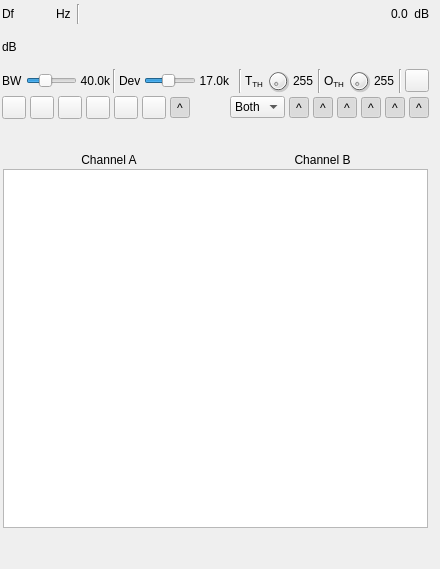
<?xml version="1.0" encoding="UTF-8"?>
<ui version="4.0">
 <class>APTDemodGUI</class>
 <widget class="RollupWidget" name="APTDemodGUI">
  <property name="geometry">
   <rect>
    <x>0</x>
    <y>0</y>
    <width>440</width>
    <height>569</height>
   </rect>
  </property>
  <property name="sizePolicy">
   <sizepolicy hsizetype="Expanding" vsizetype="Expanding">
    <horstretch>0</horstretch>
    <verstretch>0</verstretch>
   </sizepolicy>
  </property>
  <property name="minimumSize">
   <size>
    <width>440</width>
    <height>0</height>
   </size>
  </property>
  <property name="font">
   <font>
    <pointsize>9</pointsize>
   </font>
  </property>
  <property name="focusPolicy">
   <enum>Qt::StrongFocus</enum>
  </property>
  <property name="windowTitle">
   <string>APT Demodulator</string>
  </property>
  <widget class="QWidget" name="settingsContainer" native="true">
   <property name="geometry">
    <rect>
     <x>0</x>
     <y>0</y>
     <width>431</width>
     <height>121</height>
    </rect>
   </property>
   <property name="minimumSize">
    <size>
     <width>350</width>
     <height>0</height>
    </size>
   </property>
   <property name="windowTitle">
    <string>Settings</string>
   </property>
   <layout class="QVBoxLayout" name="verticalLayout">
    <property name="spacing">
     <number>3</number>
    </property>
    <property name="leftMargin">
     <number>2</number>
    </property>
    <property name="topMargin">
     <number>2</number>
    </property>
    <property name="rightMargin">
     <number>2</number>
    </property>
    <property name="bottomMargin">
     <number>2</number>
    </property>
    <item>
     <layout class="QHBoxLayout" name="powLayout">
      <property name="topMargin">
       <number>2</number>
      </property>
      <item>
       <widget class="QLabel" name="deltaFrequencyLabel">
        <property name="minimumSize">
         <size>
          <width>16</width>
          <height>0</height>
         </size>
        </property>
        <property name="text">
         <string>Df</string>
        </property>
       </widget>
      </item>
      <item>
       <widget class="ValueDialZ" name="deltaFrequency" native="true">
        <property name="sizePolicy">
         <sizepolicy hsizetype="Maximum" vsizetype="Maximum">
          <horstretch>0</horstretch>
          <verstretch>0</verstretch>
         </sizepolicy>
        </property>
        <property name="minimumSize">
         <size>
          <width>32</width>
          <height>16</height>
         </size>
        </property>
        <property name="font">
         <font>
          <pointsize>12</pointsize>
         </font>
        </property>
        <property name="cursor">
         <cursorShape>PointingHandCursor</cursorShape>
        </property>
        <property name="focusPolicy">
         <enum>Qt::StrongFocus</enum>
        </property>
        <property name="toolTip">
         <string>Demod shift frequency from center in Hz</string>
        </property>
       </widget>
      </item>
      <item>
       <widget class="QLabel" name="deltaUnits">
        <property name="text">
         <string>Hz </string>
        </property>
       </widget>
      </item>
      <item>
       <widget class="Line" name="line">
        <property name="orientation">
         <enum>Qt::Vertical</enum>
        </property>
       </widget>
      </item>
      <item>
       <spacer name="horizontalSpacer">
        <property name="orientation">
         <enum>Qt::Horizontal</enum>
        </property>
        <property name="sizeHint" stdset="0">
         <size>
          <width>40</width>
          <height>20</height>
         </size>
        </property>
       </spacer>
      </item>
      <item>
       <layout class="QHBoxLayout" name="channelPowerLayout">
        <item>
         <widget class="QLabel" name="channelPower">
          <property name="toolTip">
           <string>Channel power</string>
          </property>
          <property name="layoutDirection">
           <enum>Qt::RightToLeft</enum>
          </property>
          <property name="text">
           <string>0.0</string>
          </property>
         </widget>
        </item>
        <item>
         <widget class="QLabel" name="channelPowerUnits">
          <property name="text">
           <string> dB</string>
          </property>
         </widget>
        </item>
       </layout>
      </item>
     </layout>
    </item>
    <item>
     <layout class="QHBoxLayout" name="levelLayout">
      <item>
       <widget class="QLabel" name="channelPowerMeterUnits">
        <property name="text">
         <string>dB</string>
        </property>
       </widget>
      </item>
      <item>
       <widget class="LevelMeterSignalDB" name="channelPowerMeter" native="true">
        <property name="sizePolicy">
         <sizepolicy hsizetype="Expanding" vsizetype="MinimumExpanding">
          <horstretch>0</horstretch>
          <verstretch>0</verstretch>
         </sizepolicy>
        </property>
        <property name="minimumSize">
         <size>
          <width>0</width>
          <height>24</height>
         </size>
        </property>
        <property name="font">
         <font>
          <pointsize>8</pointsize>
         </font>
        </property>
        <property name="toolTip">
         <string>Level meter (dB) top trace: average, bottom trace: instantaneous peak, tip: peak hold</string>
        </property>
       </widget>
      </item>
     </layout>
    </item>
    <item>
     <layout class="QHBoxLayout" name="sliderLayout">
      <item>
       <widget class="QLabel" name="rfBWLabel">
        <property name="text">
         <string>BW</string>
        </property>
       </widget>
      </item>
      <item>
       <widget class="QSlider" name="rfBW">
        <property name="sizePolicy">
         <sizepolicy hsizetype="Expanding" vsizetype="Minimum">
          <horstretch>0</horstretch>
          <verstretch>0</verstretch>
         </sizepolicy>
        </property>
        <property name="minimumSize">
         <size>
          <width>0</width>
          <height>0</height>
         </size>
        </property>
        <property name="toolTip">
         <string>RF bandwidth</string>
        </property>
        <property name="minimum">
         <number>300</number>
        </property>
        <property name="maximum">
         <number>600</number>
        </property>
        <property name="pageStep">
         <number>1</number>
        </property>
        <property name="value">
         <number>400</number>
        </property>
        <property name="orientation">
         <enum>Qt::Horizontal</enum>
        </property>
       </widget>
      </item>
      <item>
       <widget class="QLabel" name="rfBWText">
        <property name="minimumSize">
         <size>
          <width>30</width>
          <height>0</height>
         </size>
        </property>
        <property name="text">
         <string>40.0k</string>
        </property>
        <property name="alignment">
         <set>Qt::AlignRight|Qt::AlignTrailing|Qt::AlignVCenter</set>
        </property>
       </widget>
      </item>
      <item>
       <widget class="Line" name="line_4">
        <property name="orientation">
         <enum>Qt::Vertical</enum>
        </property>
       </widget>
      </item>
      <item>
       <widget class="QLabel" name="fmDevLabel">
        <property name="text">
         <string>Dev</string>
        </property>
       </widget>
      </item>
      <item>
       <widget class="QSlider" name="fmDev">
        <property name="sizePolicy">
         <sizepolicy hsizetype="Expanding" vsizetype="Minimum">
          <horstretch>0</horstretch>
          <verstretch>0</verstretch>
         </sizepolicy>
        </property>
        <property name="minimumSize">
         <size>
          <width>0</width>
          <height>0</height>
         </size>
        </property>
        <property name="toolTip">
         <string>Frequency deviation</string>
        </property>
        <property name="minimum">
         <number>100</number>
        </property>
        <property name="maximum">
         <number>250</number>
        </property>
        <property name="pageStep">
         <number>1</number>
        </property>
        <property name="value">
         <number>170</number>
        </property>
        <property name="orientation">
         <enum>Qt::Horizontal</enum>
        </property>
       </widget>
      </item>
      <item>
       <widget class="QLabel" name="fmDevText">
        <property name="minimumSize">
         <size>
          <width>30</width>
          <height>0</height>
         </size>
        </property>
        <property name="text">
         <string>17.0k</string>
        </property>
        <property name="alignment">
         <set>Qt::AlignRight|Qt::AlignTrailing|Qt::AlignVCenter</set>
        </property>
       </widget>
      </item>
      <item>
       <spacer name="horizontalSpacer_2">
        <property name="orientation">
         <enum>Qt::Horizontal</enum>
        </property>
        <property name="sizeHint" stdset="0">
         <size>
          <width>40</width>
          <height>20</height>
         </size>
        </property>
       </spacer>
      </item>
      <item>
       <widget class="Line" name="line_5">
        <property name="orientation">
         <enum>Qt::Vertical</enum>
        </property>
       </widget>
      </item>
      <item>
       <widget class="QLabel" name="transparencyThresholdLabel">
        <property name="text">
         <string>T&lt;sub&gt;TH&lt;/sub&gt;</string>
        </property>
       </widget>
      </item>
      <item>
       <widget class="QDial" name="transparencyThreshold">
        <property name="maximumSize">
         <size>
          <width>24</width>
          <height>24</height>
         </size>
        </property>
        <property name="toolTip">
         <string>Transparency threshold for image on map</string>
        </property>
        <property name="maximum">
         <number>255</number>
        </property>
        <property name="pageStep">
         <number>10</number>
        </property>
       </widget>
      </item>
      <item>
       <widget class="QLabel" name="transparencyThresholdText">
        <property name="minimumSize">
         <size>
          <width>22</width>
          <height>0</height>
         </size>
        </property>
        <property name="text">
         <string>255</string>
        </property>
       </widget>
      </item>
      <item>
       <widget class="Line" name="line_3">
        <property name="orientation">
         <enum>Qt::Vertical</enum>
        </property>
       </widget>
      </item>
      <item>
       <widget class="QLabel" name="opacityThresholdLabel">
        <property name="text">
         <string>O&lt;sub&gt;TH&lt;/sub&gt;</string>
        </property>
       </widget>
      </item>
      <item>
       <widget class="QDial" name="opacityThreshold">
        <property name="maximumSize">
         <size>
          <width>24</width>
          <height>24</height>
         </size>
        </property>
        <property name="toolTip">
         <string>Opacity threshold for image on map</string>
        </property>
        <property name="maximum">
         <number>255</number>
        </property>
        <property name="pageStep">
         <number>10</number>
        </property>
       </widget>
      </item>
      <item>
       <widget class="QLabel" name="opacityThresholdText">
        <property name="minimumSize">
         <size>
          <width>22</width>
          <height>0</height>
         </size>
        </property>
        <property name="text">
         <string>255</string>
        </property>
       </widget>
      </item>
      <item>
       <widget class="Line" name="line_2">
        <property name="orientation">
         <enum>Qt::Vertical</enum>
        </property>
       </widget>
      </item>
      <item>
       <widget class="QToolButton" name="deleteImageFromMap">
        <property name="toolTip">
         <string>Delete images from map</string>
        </property>
        <property name="text">
         <string/>
        </property>
        <property name="icon">
         <iconset resource="../../../sdrgui/resources/res.qrc">
          <normaloff>:/bin.png</normaloff>:/bin.png</iconset>
        </property>
       </widget>
      </item>
     </layout>
    </item>
    <item>
     <layout class="QHBoxLayout" name="buttonLayout">
      <property name="spacing">
       <number>4</number>
      </property>
      <item>
       <widget class="ButtonSwitch" name="startStop">
        <property name="toolTip">
         <string>Start/stop decoding</string>
        </property>
        <property name="text">
         <string/>
        </property>
        <property name="icon">
         <iconset resource="../../../sdrgui/resources/res.qrc">
          <normaloff>:/play.png</normaloff>
          <normalon>:/stop.png</normalon>:/play.png</iconset>
        </property>
       </widget>
      </item>
      <item>
       <widget class="QToolButton" name="showSettings">
        <property name="toolTip">
         <string>Show settings dialog</string>
        </property>
        <property name="text">
         <string/>
        </property>
        <property name="icon">
         <iconset resource="../../../sdrgui/resources/res.qrc">
          <normaloff>:/listing.png</normaloff>:/listing.png</iconset>
        </property>
       </widget>
      </item>
      <item>
       <widget class="QToolButton" name="resetDecoder">
        <property name="toolTip">
         <string>Reset decoder (clears current image)</string>
        </property>
        <property name="text">
         <string/>
        </property>
        <property name="icon">
         <iconset resource="../../../sdrgui/resources/res.qrc">
          <normaloff>:/bin.png</normaloff>:/bin.png</iconset>
        </property>
       </widget>
      </item>
      <item>
       <widget class="QToolButton" name="saveImage">
        <property name="toolTip">
         <string>Save image to disk</string>
        </property>
        <property name="text">
         <string/>
        </property>
        <property name="icon">
         <iconset resource="../../../sdrgui/resources/res.qrc">
          <normaloff>:/save.png</normaloff>:/save.png</iconset>
        </property>
       </widget>
      </item>
      <item>
       <widget class="QToolButton" name="zoomIn">
        <property name="toolTip">
         <string>Zoom in to image</string>
        </property>
        <property name="text">
         <string/>
        </property>
        <property name="icon">
         <iconset resource="../../../sdrgui/resources/res.qrc">
          <normaloff>:/zoomin.png</normaloff>:/zoomin.png</iconset>
        </property>
       </widget>
      </item>
      <item>
       <widget class="QToolButton" name="zoomOut">
        <property name="toolTip">
         <string>Zoom out from image</string>
        </property>
        <property name="text">
         <string/>
        </property>
        <property name="icon">
         <iconset resource="../../../sdrgui/resources/res.qrc">
          <normaloff>:/zoomout.png</normaloff>:/zoomout.png</iconset>
        </property>
       </widget>
      </item>
      <item>
       <widget class="ButtonSwitch" name="zoomAll">
        <property name="toolTip">
         <string>Zoom image to fit window</string>
        </property>
        <property name="text">
         <string>^</string>
        </property>
        <property name="icon">
         <iconset resource="../../../sdrgui/resources/res.qrc">
          <normaloff>:/zoomall.png</normaloff>:/zoomall.png</iconset>
        </property>
        <property name="checkable">
         <bool>true</bool>
        </property>
        <property name="checked">
         <bool>true</bool>
        </property>
       </widget>
      </item>
      <item>
       <spacer name="horizontalSpacer_3">
        <property name="orientation">
         <enum>Qt::Horizontal</enum>
        </property>
        <property name="sizeHint" stdset="0">
         <size>
          <width>40</width>
          <height>20</height>
         </size>
        </property>
       </spacer>
      </item>
      <item>
       <widget class="QComboBox" name="channels">
        <property name="minimumSize">
         <size>
          <width>55</width>
          <height>0</height>
         </size>
        </property>
        <property name="toolTip">
         <string>Which channels from the image to display</string>
        </property>
        <item>
         <property name="text">
          <string>Both</string>
         </property>
        </item>
        <item>
         <property name="text">
          <string>A</string>
         </property>
        </item>
        <item>
         <property name="text">
          <string>B</string>
         </property>
        </item>
       </widget>
      </item>
      <item>
       <widget class="ButtonSwitch" name="cropNoise">
        <property name="toolTip">
         <string>Crop noise from top and bottom of image</string>
        </property>
        <property name="text">
         <string>^</string>
        </property>
        <property name="icon">
         <iconset resource="icons.qrc">
          <normaloff>:/apt/icons/cropnoise.png</normaloff>:/apt/icons/cropnoise.png</iconset>
        </property>
        <property name="checkable">
         <bool>true</bool>
        </property>
        <property name="checked">
         <bool>true</bool>
        </property>
       </widget>
      </item>
      <item>
       <widget class="ButtonSwitch" name="denoise">
        <property name="toolTip">
         <string>Apply denoise filter to the image</string>
        </property>
        <property name="text">
         <string>^</string>
        </property>
        <property name="icon">
         <iconset resource="icons.qrc">
          <normaloff>:/apt/icons/denoise.png</normaloff>:/apt/icons/denoise.png</iconset>
        </property>
        <property name="checkable">
         <bool>true</bool>
        </property>
        <property name="checked">
         <bool>true</bool>
        </property>
       </widget>
      </item>
      <item>
       <widget class="ButtonSwitch" name="linear">
        <property name="toolTip">
         <string>Apply linear equalisation to the image</string>
        </property>
        <property name="text">
         <string>^</string>
        </property>
        <property name="icon">
         <iconset resource="../../../sdrgui/resources/res.qrc">
          <normaloff>:/linear.png</normaloff>:/linear.png</iconset>
        </property>
        <property name="checkable">
         <bool>true</bool>
        </property>
        <property name="checked">
         <bool>true</bool>
        </property>
       </widget>
      </item>
      <item>
       <widget class="ButtonSwitch" name="histogram">
        <property name="toolTip">
         <string>Apply histogram equalisation to the image</string>
        </property>
        <property name="text">
         <string>^</string>
        </property>
        <property name="icon">
         <iconset resource="../../../sdrgui/resources/res.qrc">
          <normaloff>:/dsb.png</normaloff>:/dsb.png</iconset>
        </property>
        <property name="checkable">
         <bool>true</bool>
        </property>
        <property name="checked">
         <bool>true</bool>
        </property>
       </widget>
      </item>
      <item>
       <widget class="ButtonSwitch" name="precipitation">
        <property name="toolTip">
         <string>Overlay precipitation</string>
        </property>
        <property name="text">
         <string>^</string>
        </property>
        <property name="icon">
         <iconset resource="icons.qrc">
          <normaloff>:/apt/icons/precipitation.png</normaloff>:/apt/icons/precipitation.png</iconset>
        </property>
        <property name="checkable">
         <bool>true</bool>
        </property>
        <property name="checked">
         <bool>true</bool>
        </property>
       </widget>
      </item>
      <item>
       <widget class="ButtonSwitch" name="flip">
        <property name="toolTip">
         <string>Satellite pass direction (flips image)</string>
        </property>
        <property name="text">
         <string>^</string>
        </property>
        <property name="icon">
         <iconset resource="../../../sdrgui/resources/res.qrc">
          <normaloff>:/arrow_down.png</normaloff>
          <normalon>:/arrow_up.png</normalon>:/arrow_down.png</iconset>
        </property>
        <property name="checkable">
         <bool>true</bool>
        </property>
        <property name="checked">
         <bool>true</bool>
        </property>
       </widget>
      </item>
     </layout>
    </item>
   </layout>
  </widget>
  <widget class="QWidget" name="imageContainer" native="true">
   <property name="geometry">
    <rect>
     <x>0</x>
     <y>150</y>
     <width>431</width>
     <height>381</height>
    </rect>
   </property>
   <property name="sizePolicy">
    <sizepolicy hsizetype="Expanding" vsizetype="Expanding">
     <horstretch>0</horstretch>
     <verstretch>0</verstretch>
    </sizepolicy>
   </property>
   <property name="windowTitle">
    <string>Received Image</string>
   </property>
   <layout class="QVBoxLayout" name="verticalLayoutTable">
    <property name="spacing">
     <number>2</number>
    </property>
    <property name="leftMargin">
     <number>3</number>
    </property>
    <property name="topMargin">
     <number>3</number>
    </property>
    <property name="rightMargin">
     <number>3</number>
    </property>
    <property name="bottomMargin">
     <number>3</number>
    </property>
    <item>
     <layout class="QHBoxLayout" name="channelTypeHorizontalLayout">
      <item>
       <widget class="QLabel" name="channelALabel">
        <property name="text">
         <string>Channel A</string>
        </property>
        <property name="alignment">
         <set>Qt::AlignCenter</set>
        </property>
       </widget>
      </item>
      <item>
       <widget class="QLabel" name="channelBLabel">
        <property name="text">
         <string>Channel B</string>
        </property>
        <property name="alignment">
         <set>Qt::AlignCenter</set>
        </property>
       </widget>
      </item>
     </layout>
    </item>
    <item>
     <widget class="QGraphicsView" name="image">
      <property name="minimumSize">
       <size>
        <width>300</width>
        <height>350</height>
       </size>
      </property>
     </widget>
    </item>
   </layout>
  </widget>
 </widget>
 <customwidgets>
  <customwidget>
   <class>RollupWidget</class>
   <extends>QWidget</extends>
   <header>gui/rollupwidget.h</header>
   <container>1</container>
  </customwidget>
  <customwidget>
   <class>ValueDialZ</class>
   <extends>QWidget</extends>
   <header>gui/valuedialz.h</header>
   <container>1</container>
  </customwidget>
  <customwidget>
   <class>LevelMeterSignalDB</class>
   <extends>QWidget</extends>
   <header>gui/levelmeter.h</header>
   <container>1</container>
  </customwidget>
  <customwidget>
   <class>ButtonSwitch</class>
   <extends>QToolButton</extends>
   <header>gui/buttonswitch.h</header>
  </customwidget>
 </customwidgets>
 <tabstops>
  <tabstop>deltaFrequency</tabstop>
  <tabstop>rfBW</tabstop>
  <tabstop>startStop</tabstop>
  <tabstop>showSettings</tabstop>
  <tabstop>resetDecoder</tabstop>
  <tabstop>saveImage</tabstop>
  <tabstop>channels</tabstop>
  <tabstop>cropNoise</tabstop>
  <tabstop>denoise</tabstop>
  <tabstop>linear</tabstop>
  <tabstop>histogram</tabstop>
  <tabstop>precipitation</tabstop>
  <tabstop>flip</tabstop>
 </tabstops>
 <resources>
  <include location="../../../sdrgui/resources/res.qrc"/>
  <include location="icons.qrc"/>
 </resources>
 <connections/>
</ui>
